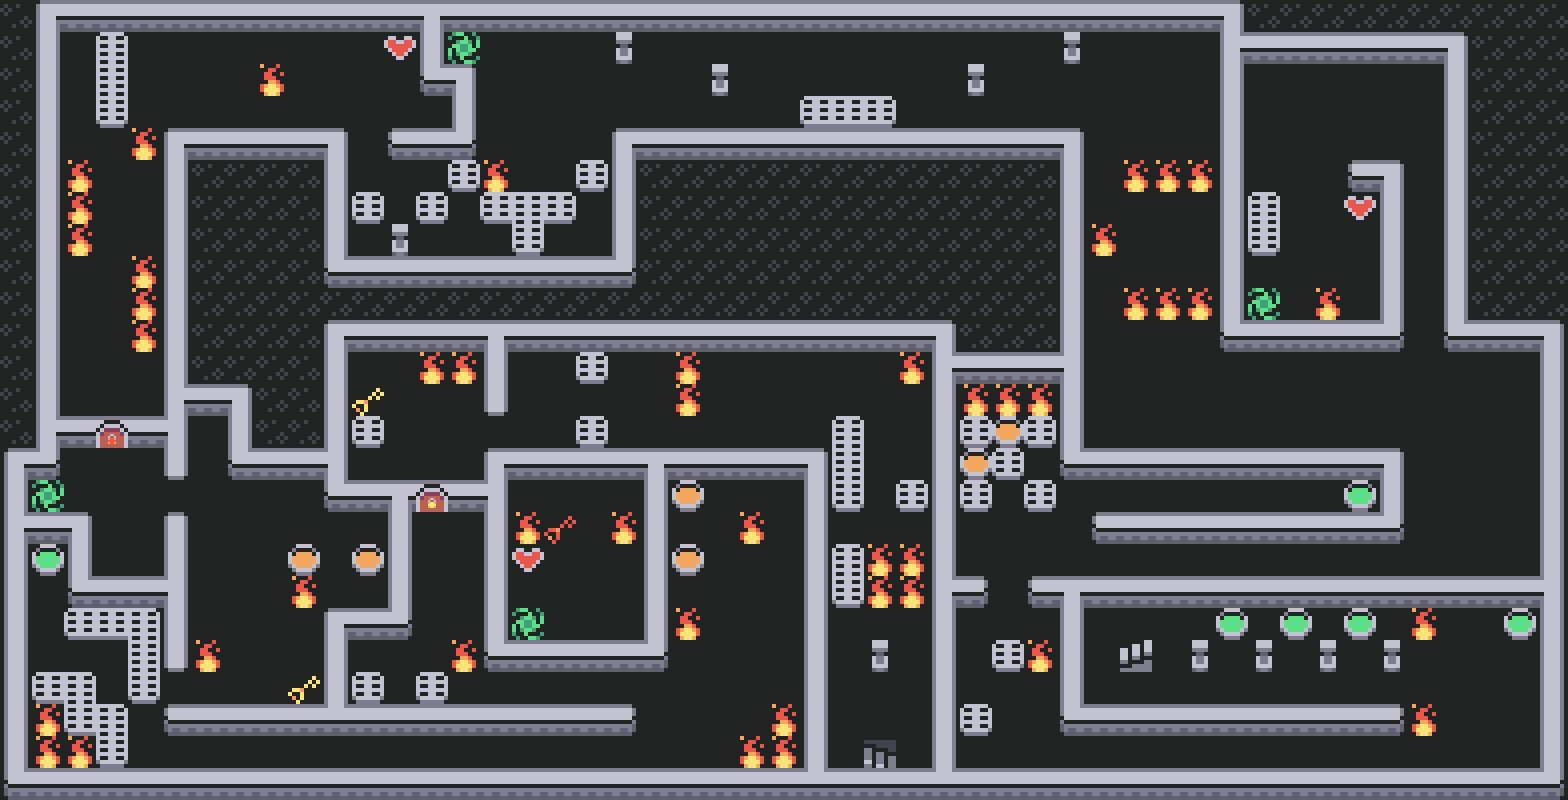

Rendered tile map (Tiled .tmx) drawn with the repository's tilesets; below, a short description and the map source with its tile grids summarised:
An orthogonal 49x25 tile map with 32x32 px tiles, 1 tile layer (Tile Layer 10), 9 hidden layers not drawn.

<map version="1.4" tiledversion="1.4.3" orientation="orthogonal" renderorder="right-down" width="49" height="25" tilewidth="32" tileheight="32" infinite="0" backgroundcolor="#222323" nextlayerid="15" nextobjectid="1">
 <tileset firstgid="1" source="sblobber64.tsx" />
 <layer id="1" name="Tile Layer 1" width="49" height="25" visible="0">
  <data>[1225 cells, 696 non-empty, 39 distinct tile ids]</data>
 </layer>
 <layer id="4" name="Tile Layer 2" width="49" height="25" visible="0">
  <data>[1225 cells, 695 non-empty, 40 distinct tile ids]</data>
 </layer>
 <layer id="5" name="Tile Layer 3" width="49" height="25" visible="0">
  <data>[1225 cells, 694 non-empty, 41 distinct tile ids]</data>
 </layer>
 <layer id="6" name="Tile Layer 4" width="49" height="25" visible="0">
  <data>[1225 cells, 692 non-empty, 41 distinct tile ids]</data>
 </layer>
 <layer id="9" name="Tile Layer 5" width="49" height="25" visible="0">
  <data>[1225 cells, 691 non-empty, 40 distinct tile ids]</data>
 </layer>
 <layer id="10" name="Tile Layer 6" width="49" height="25" visible="0">
  <data>[1225 cells, 690 non-empty, 40 distinct tile ids]</data>
 </layer>
 <layer id="11" name="Tile Layer 7" width="49" height="25" visible="0">
  <data>[1225 cells, 690 non-empty, 40 distinct tile ids]</data>
 </layer>
 <layer id="12" name="Tile Layer 8" width="49" height="25" visible="0">
  <data>[1225 cells, 690 non-empty, 40 distinct tile ids]</data>
 </layer>
 <layer id="13" name="Tile Layer 9" width="49" height="25" visible="0">
  <data>[1225 cells, 690 non-empty, 40 distinct tile ids]</data>
 </layer>
 <layer id="14" name="Tile Layer 10" width="49" height="25">
  <data>[1225 cells, 690 non-empty, 39 distinct tile ids]</data>
 </layer>
</map>
